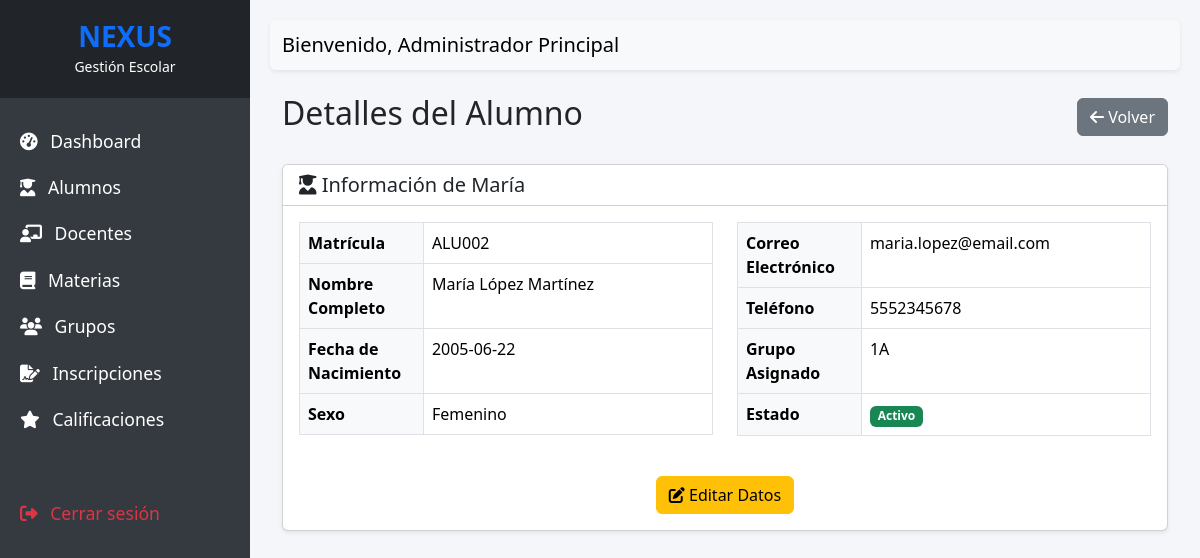
The page /app/alumnos/ver.php?id=2 (signed in) on the database its author committed.
### tables this page shows
CREATE TABLE `alumnos` (
  `id` int(11) NOT NULL AUTO_INCREMENT,
  `matricula` varchar(20) NOT NULL,
  `nombre` varchar(50) NOT NULL,
  `apellido_paterno` varchar(50) NOT NULL,
  `apellido_materno` varchar(50) NOT NULL,
  `fecha_nacimiento` date NOT NULL,
  `sexo` varchar(20) NOT NULL,
  `correo` varchar(100) DEFAULT NULL,
  `telefono` varchar(20) DEFAULT NULL,
  `grupo_asignado` varchar(20) DEFAULT NULL,
  `estado` varchar(20) NOT NULL DEFAULT 'Activo',
  PRIMARY KEY (`id`),
  UNIQUE KEY `matricula` (`matricula`)
);

### app/alumnos/ver.php (the view, shortened to what this page needs)
<?php
require_once '../config/database.php';
require_once '../includes/header.php';
$id = $_GET['id'];
$stmt = $pdo->prepare("SELECT * FROM alumnos WHERE id = ?");
$stmt->execute([$id]);
$alumno = $stmt->fetch();
?>
<div class="container-fluid">
    <div class="d-flex justify-content-between align-items-center mb-4">
        <h2>Detalles del Alumno</h2>
        <a href="index.php" class="btn btn-secondary"><i class="fas fa-arrow-left"></i> Volver</a>
    </div>
    <div class="card shadow-sm">
        <div class="card-header bg-white">
            <h5 class="mb-0"><i class="fas fa-user-graduate"></i> Información de <?php echo htmlspecialchars($alumno->nombre); ?></h5>
        </div>
        <div class="card-body">
            <div class="row">
                <div class="col-md-6">
                    <table class="table table-bordered">
                        <tr>
                            <th width="30%" class="bg-light">Matrícula</th>
                            <td><?php echo htmlspecialchars($alumno->matricula); ?></td>
                        </tr>
                        <tr>
                            <th class="bg-light">Nombre Completo</th>
                            <td><?php echo htmlspecialchars($alumno->nombre . ' ' . $alumno->apellido_paterno . ' ' . $alumno->apellido_materno); ?></td>
                        </tr>
                        <tr>
                            <th class="bg-light">Fecha de Nacimiento</th>
                            <td><?php echo htmlspecialchars($alumno->fecha_nacimiento); ?></td>
                        </tr>
                        <tr>
                            <th class="bg-light">Sexo</th>
                            <td><?php echo htmlspecialchars($alumno->sexo); ?></td>
                        </tr>
                    </table>
                </div>
                <div class="col-md-6">
                    <table class="table table-bordered">
                        <tr>
                            <th width="30%" class="bg-light">Correo Electrónico</th>
                            <td><?php echo htmlspecialchars($alumno->correo); ?></td>
                        </tr>
                        <tr>
                            <th class="bg-light">Teléfono</th>
                            <td><?php echo htmlspecialchars($alumno->telefono); ?></td>
                        </tr>
                        <tr>
                            <th class="bg-light">Grupo Asignado</th>
                            <td><?php echo htmlspecialchars($alumno->grupo_asignado); ?></td>
                        </tr>
                        <tr>
                            <th class="bg-light">Estado</th>
                            <td>
                                <?php if($alumno->estado == 'Activo'): ?>
                                    <span class="badge bg-success">Activo</span>
                                <?php else: ?>
                                    <span class="badge bg-danger">Inactivo</span>
                                <?php endif; ?>
                            </td>
                        </tr>
                    </table>
                </div>
            </div>
            <div class="mt-4 text-center">
                <a href="editar.php?id=<?php echo $alumno->id; ?>" class="btn btn-warning"><i class="fas fa-edit"></i> Editar Datos</a>
            </div>
        </div>
    </div>
</div>
<?php require_once '../includes/footer.php'; ?>

### app/assets/css/style.css (style rules this page uses)
body { font-family: 'Segoe UI', Tahoma, Geneva, Verdana, sans-serif; background-color: #f4f6f9; }

### rows shown on the page
alumnos: nombre "María", matricula "ALU002", nombre+apellido_paterno+apellido_materno "María López Martínez", fecha_nacimiento "2005-06-22", sexo "Femenino", correo "maria.lopez@email.com", telefono "5552345678", grupo_asignado "1A"

### other values the page prints
$_SESSION['usuario_nombre'] "Administrador Principal"
